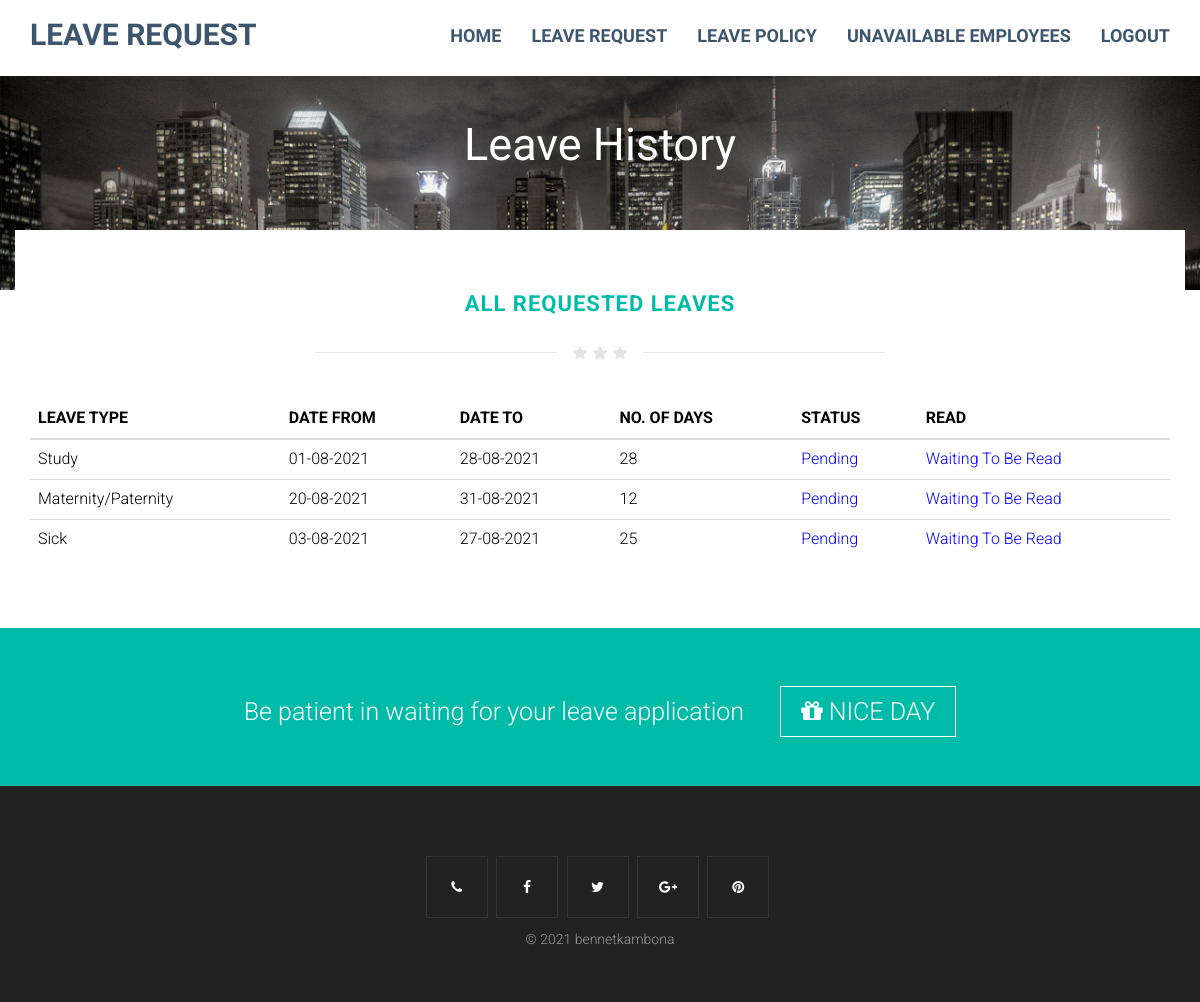
Page /leave_history.php (signed in) on the committed database.
### tables this page shows
CREATE TABLE IF NOT EXISTS `leave_details` (
  `id` int(11) NOT NULL AUTO_INCREMENT,
  `employee_id` varchar(10) NOT NULL,
  `startdate` varchar(250) NOT NULL,
  `enddate` varchar(250) NOT NULL,
  `type` varchar(50) NOT NULL,
  `reasons` varchar(500) NOT NULL,
  `remaining_days` int(30) NOT NULL,
  `status` int(1) NOT NULL DEFAULT '0',
  `isread` int(1) NOT NULL DEFAULT '0',
  `posting_date` datetime NOT NULL DEFAULT CURRENT_TIMESTAMP,
  `deleted` int(10) NOT NULL DEFAULT '0',
  PRIMARY KEY (`id`),
  KEY `fk` (`employee_id`)
);

### leave_history.php (the view, shortened to what this page needs)
<!DOCTYPE html>
<html>
<head>
<link href="css/bootstrap.min.css" rel="stylesheet">
<link href="https://maxcdn.bootstrapcdn.com/font-awesome/4.6.3/css/font-awesome.min.css" rel="stylesheet">
<link href="css/style.css" rel="stylesheet">
</head>
<body>
<header class="item header margin-top-0">
<div class="wrapper">
	<nav role="navigation" class="navbar navbar-white navbar-embossed navbar-lg navbar-fixed-top">
	<div class="container">
		<div class="navbar-header">
			<a href="index.html" class="navbar-brand brand"> Leave Request </a>
		</div>
		<div id="navbar-collapse-02" class="collapse navbar-collapse">
			<ul class="nav navbar-nav navbar-right">
				<li class="propClone"><a href="index.php">Home</a></li>
				<li class="propClone"><a href="leave_page.php">Leave Request</a></li>
				<li class="propClone"><a href="leave_policy.php">Leave Policy</a></li>
				<li class="propClone"><a href="Employee_check.php">Unavailable employees</a></li>
				<li class="propClone"><a href="logout.php" name="logout">Logout</a></li>
			</ul>
		</div>
	</div>
	</nav>
	<div class="container">
		<div class="row">
			<div class="col-md-12 text-center">
				<div class="text-pageheader">
					<div class="subtext-image" data-scrollreveal="enter bottom over 1.7s after 0.0s">
						 Leave History
					</div>
				</div>
			</div>
		</div>
	</div>
</div>
</header>
<section class="item content">
<div class="container toparea">
	<div class="underlined-title">
		<div class="editContent">
			<h1 class="text-center latestitems" style="color:#00bba7">All REQUESTED LEAVES</h1>
		<div class="wow-hr type_short">
			<span class="wow-hr-h">
			<i class="fa fa-star"></i>
			<i class="fa fa-star"></i>
			<i class="fa fa-star"></i>
			</span>
		</div>
	</div>
		<div class="card-box mb-30">
					<table class="data-table table stripe hover nowrap" style="color: black;">
						<thead>
							<tr>
								<th class="table-plus">LEAVE TYPE</th>
								<th>DATE FROM</th>
								<th>DATE TO</th>
								<th>NO. OF DAYS</th>
								<th>STATUS</th>
								<th>READ</th>
							</tr>
						</thead>
						<tbody>
							<tr>
								 <?php
								$mysqli = new mysqli('localhost', 'root','','employee_ls') or die(mysqli_error($mysqli));
								 										$employee_id = $_SESSION['employee_id'];
					$result=mysqli_query($mysqli,"SELECT * FROM leave_details WHERE employee_id = '$employee_id'");
             while ($row=mysqli_fetch_array($result)) {
?>
								  <td><?php echo $row['type'];?></td>
                  <td><?php echo $row['startdate'];?></td>
                  <td><?php echo $row['enddate'];?></td>
                  <td><?php echo $row['remaining_days'];?></td>
                  <td><?php $stats=$row['status'];
                                       if($stats==1){
                                        ?>
                                           <span style="color: green">Approved</span>
                                            <?php } if($stats==2)  { ?>
                                           <span style="color: red">Not Approved</span>
                                            <?php } if($stats==0)  { ?>
	                                       <span style="color: blue">Pending</span>
	                                       <?php } ?>
                                    </td>
                                    <td><?php $stats=$row['isread'];
                                       if($stats==1){
                                        ?>
                                           <span style="color: green">Read</span>
                                            <?php } if($stats==2)  { ?>
                                           <span style="color: red">Not Read</span>
                                            <?php } if($stats==0)  { ?>
	                                       <span style="color: blue">Waiting To Be Read</span>
	                                       <?php } ?>
                                    </td>
							</tr>
							<?php
										}?>
									</tbody></table>
		</div>
	</div>
</div>
<section class="content-block" style="background-color:#00bba7;">
<div class="container text-center">
	<div class="row">
		<div class="col-sm-10 col-sm-offset-1">
			<div class="item" data-scrollreveal="enter top over 0.4s after 0.1s">
				<h1 class="callactiontitle"> Be patient in waiting for your leave application <span class="callactionbutton"><i class="fa fa-gift"></i> NICE DAY</span>
				</h1>
			</div>
		</div>
	</div>
</div>
</section>
<div class="footer text-center">
	<div class="container">
		<div class="row">
			<ul class="social-iconsfooter">
				<li><a href="#"><i class="fa fa-phone"></i></a></li>
				<li><a href="#"><i class="fa fa-facebook"></i></a></li>
				<li><a href="#"><i class="fa fa-twitter"></i></a></li>
				<li><a href="#"><i class="fa fa-google-plus"></i></a></li>
				<li><a href="#"><i class="fa fa-pinterest"></i></a></li>
			</ul>
			<p>
				 &copy; 2021 bennetkambona<br/>
			</p>
		</div>
	</div>
</div>
</body>
</html>

### css/style.css (style rules this page uses)
body { font-family:Roboto; font-weight:300; font-size:16px; color:#777; line-height:1.7; }
h1,h2,h3,h4,h5,h6 { font-family:Roboto; font-weight:700; }
.content-block { padding:50px 0; margin-top:50px; }
.navbar-lg { min-height:76px; }
.navbar-lg .navbar-brand { line-height:1; padding-top:20px; padding-bottom:26px; font-size:30px; }
header .navbar-white a { color:#3D566E; font-weight:700; }
.item.content,.item.portfolio,.item.team,.item.pricing,.item.contact { padding-top:40px; padding-bottom:0px; }
header .navbar-white { background:#fff; box-shadow:0px 3px 2px 0px rgba(50,50,50,0.1); }
.item.header { background-image:url(../images/homeimg.jpg); background-repeat:no-repeat; background-position:0% top; background-size:cover; background-attachment:scroll; background-color:rgba(0,0,0,0); }
.navbar-nav,.navbar>.container .navbar-brand { font-family:Dosis; text-transform:uppercase; }
.text-pageheader { text-align:center; color:#fff; z-index:2; position:relative; font-size:45px; line-height:90px; text-transform:uppercase; padding-top:100px; padding-bottom:100px; font-weight:700; font-family:Dosis; }
.subtext-image { text-transform:none; font-weight:100 !Important; }
.toparea { background:#fff; margin-top:-100px; padding-top:30px; }
h1.latestitems { font-size:22px; line-height:28px; color:#444; text-transform:uppercase; letter-spacing:1px; margin-top:0; }
.wow-hr { position:relative; font-size:0; text-align:center; height:24px; margin:auto; margin-top:2%; margin-bottom:3%; width:50%; padding:2px 0; overflow:hidden; clear:both; }
.wow-hr-h:before { left:-13px; margin-left:-50%; background:#f7f7f7; }
.wow-hr-h:after { left:13px; margin-right:-50%; }
.wow-hr-h:before,.wow-hr-h:after { display:inline-block; content:""; height:1px; width:50%; margin-top:9px; vertical-align:top; position:relative; background-color:#e4e4e4; }
.wow-hr-h i { font-size:16px; line-height:20px; height:20px; width:20px; vertical-align:top; text-align:center; color:#e4e4e4; }
.callactiontitle { font-size:25px; font-weight:300; color:#fff; }
.callactionbutton { border:1px solid; padding:10px 20px; margin-left:30px; }
.footer ul.social-iconsfooter li { display:inline-block; float:none; position:relative; background:transparent; margin-right:5px; border:1px solid #333; }
.footer ul.social-iconsfooter li a { color:#fff; width:60px; height:60px; line-height:60px; display:inline-block; }
.footer { background:#222; color:#999; font-size:14px; padding:60px 0 40px 0; margin-top:0px; }
ul,ol { -moz-padding-start:0px; -webkit-padding-start:0px; -khtml-padding-start:0px; -o-padding-start:0px; padding-start:0px; padding-left:0px; }
.footer a { color:#00bba7; }
@media (min-width:768px) { .navbar-lg .navbar-nav>li>a { padding-top:26px; padding-bottom:26px; font-size:18px; } }

### rows in the picture
leave_details: type "Study", startdate "01-08-2021", enddate "28-08-2021", remaining_days "28", status "Pending", isread "Waiting To Be Read"
leave_details: type "Maternity/Paternity", startdate "20-08-2021", enddate "31-08-2021", remaining_days "12", status "Pending", isread "Waiting To Be Read"
leave_details: type "Sick", startdate "03-08-2021", enddate "27-08-2021", remaining_days "25", status "Pending", isread "Waiting To Be Read"
